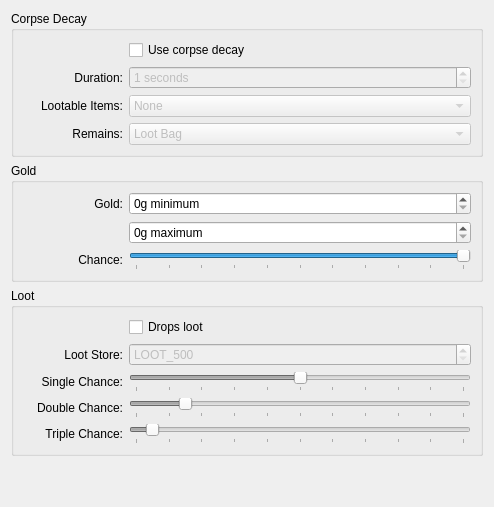
        <widget class="QWidget" name="tabCorpse">
         <attribute name="title">
          <string>Corpse</string>
         </attribute>
         <layout class="QVBoxLayout" name="verticalLayout_7">
          <item>
           <widget class="QGroupBox" name="gbCorpseDecay">
            <property name="title">
             <string>Corpse Decay</string>
            </property>
            <layout class="QFormLayout" name="formLayout_10">
             <item row="1" column="0">
              <widget class="QLabel" name="CorpseDecayDuration_l">
               <property name="minimumSize">
                <size>
                 <width>100</width>
                 <height>0</height>
                </size>
               </property>
               <property name="text">
                <string>Duration:</string>
               </property>
               <property name="alignment">
                <set>Qt::AlignRight|Qt::AlignTrailing|Qt::AlignVCenter</set>
               </property>
              </widget>
             </item>
             <item row="0" column="0">
              <widget class="QWidget" name="gbCorpseDecayPad1" native="true">
               <property name="minimumSize">
                <size>
                 <width>100</width>
                 <height>0</height>
                </size>
               </property>
              </widget>
             </item>
             <item row="0" column="1">
              <widget class="QCheckBox" name="CorpseDecayCheck_v">
               <property name="statusTip">
                <string>Use NESS corpse effects.</string>
               </property>
               <property name="text">
                <string>Use corpse decay</string>
               </property>
              </widget>
             </item>
             <item row="2" column="0">
              <widget class="QLabel" name="CorpseDecayLoot_l">
               <property name="minimumSize">
                <size>
                 <width>100</width>
                 <height>0</height>
                </size>
               </property>
               <property name="text">
                <string>Lootable Items:</string>
               </property>
               <property name="alignment">
                <set>Qt::AlignRight|Qt::AlignTrailing|Qt::AlignVCenter</set>
               </property>
              </widget>
             </item>
             <item row="2" column="1">
              <widget class="QComboBox" name="CorpseDecayLoot_v">
               <property name="enabled">
                <bool>false</bool>
               </property>
               <property name="statusTip">
                <string>Items from the creature that drop on death.</string>
               </property>
               <property name="currentIndex">
                <number>4</number>
               </property>
               <item>
                <property name="text">
                 <string>Inventory items only</string>
                </property>
               </item>
               <item>
                <property name="text">
                 <string>Inventory items only, if the PC killed the creature</string>
                </property>
               </item>
               <item>
                <property name="text">
                 <string>Inventory items and equipped items</string>
                </property>
               </item>
               <item>
                <property name="text">
                 <string>Inventory items and equipped, if the PC killed the creature</string>
                </property>
               </item>
               <item>
                <property name="text">
                 <string>None</string>
                </property>
               </item>
              </widget>
             </item>
             <item row="3" column="0">
              <widget class="QLabel" name="CorpseDecayRemains_l">
               <property name="minimumSize">
                <size>
                 <width>100</width>
                 <height>0</height>
                </size>
               </property>
               <property name="text">
                <string>Remains:</string>
               </property>
               <property name="alignment">
                <set>Qt::AlignRight|Qt::AlignTrailing|Qt::AlignVCenter</set>
               </property>
              </widget>
             </item>
             <item row="3" column="1">
              <widget class="QComboBox" name="CorpseDecayRemains_v">
               <property name="enabled">
                <bool>false</bool>
               </property>
               <property name="statusTip">
                <string>Graphic of the loot after the corpse fades.</string>
               </property>
               <property name="currentIndex">
                <number>0</number>
               </property>
               <item>
                <property name="text">
                 <string>Loot Bag</string>
                </property>
               </item>
               <item>
                <property name="text">
                 <string>Body</string>
                </property>
               </item>
               <item>
                <property name="text">
                 <string>Bones</string>
                </property>
               </item>
               <item>
                <property name="text">
                 <string>Potion</string>
                </property>
               </item>
               <item>
                <property name="text">
                 <string>Pouch</string>
                </property>
               </item>
               <item>
                <property name="text">
                 <string>Scroll</string>
                </property>
               </item>
               <item>
                <property name="text">
                 <string>Treasure</string>
                </property>
               </item>
               <item>
                <property name="text">
                 <string>None (destroy loot on decay)</string>
                </property>
               </item>
              </widget>
             </item>
             <item row="1" column="1">
              <widget class="QSpinBox" name="CorpseDecayDuration_v">
               <property name="enabled">
                <bool>false</bool>
               </property>
               <property name="statusTip">
                <string>Duration a corpse remains before turning into a loot bag.</string>
               </property>
               <property name="suffix">
                <string> seconds</string>
               </property>
               <property name="minimum">
                <number>1</number>
               </property>
               <property name="maximum">
                <number>90</number>
               </property>
              </widget>
             </item>
            </layout>
           </widget>
          </item>
          <item>
           <widget class="QGroupBox" name="gbGold">
            <property name="title">
             <string>Gold</string>
            </property>
            <layout class="QFormLayout" name="formLayout_18">
             <item row="0" column="0">
              <widget class="QLabel" name="GoldLoot_l">
               <property name="minimumSize">
                <size>
                 <width>100</width>
                 <height>0</height>
                </size>
               </property>
               <property name="text">
                <string>Gold:</string>
               </property>
               <property name="alignment">
                <set>Qt::AlignRight|Qt::AlignTrailing|Qt::AlignVCenter</set>
               </property>
              </widget>
             </item>
             <item row="0" column="1">
              <widget class="QSpinBox" name="GoldLootMin_v">
               <property name="statusTip">
                <string>Minimum gold to spawn with.</string>
               </property>
               <property name="suffix">
                <string>g minimum</string>
               </property>
               <property name="maximum">
                <number>99999</number>
               </property>
              </widget>
             </item>
             <item row="1" column="1">
              <widget class="QSpinBox" name="GoldLootMax_v">
               <property name="statusTip">
                <string>Maximum gold to spawn with.</string>
               </property>
               <property name="suffix">
                <string>g maximum</string>
               </property>
               <property name="maximum">
                <number>99999</number>
               </property>
              </widget>
             </item>
             <item row="1" column="0">
              <widget class="QWidget" name="gbGoldPad1" native="true"/>
             </item>
             <item row="2" column="0">
              <widget class="QLabel" name="GoldLootChance_l">
               <property name="minimumSize">
                <size>
                 <width>100</width>
                 <height>0</height>
                </size>
               </property>
               <property name="text">
                <string>Chance:</string>
               </property>
               <property name="alignment">
                <set>Qt::AlignRight|Qt::AlignTrailing|Qt::AlignVCenter</set>
               </property>
              </widget>
             </item>
             <item row="2" column="1">
              <widget class="QSlider" name="GoldLootChance_v">
               <property name="statusTip">
                <string>Chance of the spawn having gold on its corpse.</string>
               </property>
               <property name="maximum">
                <number>100</number>
               </property>
               <property name="value">
                <number>100</number>
               </property>
               <property name="orientation">
                <enum>Qt::Horizontal</enum>
               </property>
               <property name="invertedAppearance">
                <bool>false</bool>
               </property>
               <property name="invertedControls">
                <bool>false</bool>
               </property>
               <property name="tickPosition">
                <enum>QSlider::TicksBelow</enum>
               </property>
               <property name="tickInterval">
                <number>10</number>
               </property>
              </widget>
             </item>
            </layout>
           </widget>
          </item>
          <item>
           <widget class="QGroupBox" name="gbLoot">
            <property name="title">
             <string>Loot</string>
            </property>
            <layout class="QFormLayout" name="formLayout_22">
             <item row="0" column="0">
              <widget class="QWidget" name="gbLootPad1" native="true">
               <property name="minimumSize">
                <size>
                 <width>100</width>
                 <height>0</height>
                </size>
               </property>
              </widget>
             </item>
             <item row="0" column="1">
              <widget class="QCheckBox" name="LootCheck_v">
               <property name="statusTip">
                <string>Use a loot table.</string>
               </property>
               <property name="text">
                <string>Drops loot</string>
               </property>
              </widget>
             </item>
             <item row="1" column="0">
              <widget class="QLabel" name="LootStore_l">
               <property name="minimumSize">
                <size>
                 <width>100</width>
                 <height>0</height>
                </size>
               </property>
               <property name="text">
                <string>Loot Store:</string>
               </property>
               <property name="alignment">
                <set>Qt::AlignRight|Qt::AlignTrailing|Qt::AlignVCenter</set>
               </property>
              </widget>
             </item>
             <item row="1" column="1">
              <widget class="QSpinBox" name="LootStore_v">
               <property name="enabled">
                <bool>false</bool>
               </property>
               <property name="statusTip">
                <string>Loot table ID.</string>
               </property>
               <property name="prefix">
                <string>LOOT_</string>
               </property>
               <property name="minimum">
                <number>500</number>
               </property>
               <property name="maximum">
                <number>999</number>
               </property>
              </widget>
             </item>
             <item row="2" column="0">
              <widget class="QLabel" name="LootSpawn1_l">
               <property name="minimumSize">
                <size>
                 <width>100</width>
                 <height>0</height>
                </size>
               </property>
               <property name="text">
                <string>Single Chance:</string>
               </property>
               <property name="alignment">
                <set>Qt::AlignRight|Qt::AlignTrailing|Qt::AlignVCenter</set>
               </property>
              </widget>
             </item>
             <item row="3" column="0">
              <widget class="QLabel" name="LootSpawn2_l">
               <property name="minimumSize">
                <size>
                 <width>100</width>
                 <height>0</height>
                </size>
               </property>
               <property name="text">
                <string>Double Chance:</string>
               </property>
               <property name="alignment">
                <set>Qt::AlignRight|Qt::AlignTrailing|Qt::AlignVCenter</set>
               </property>
              </widget>
             </item>
             <item row="4" column="0">
              <widget class="QLabel" name="LootSpawn3_l">
               <property name="minimumSize">
                <size>
                 <width>100</width>
                 <height>0</height>
                </size>
               </property>
               <property name="text">
                <string>Triple Chance:</string>
               </property>
               <property name="alignment">
                <set>Qt::AlignRight|Qt::AlignTrailing|Qt::AlignVCenter</set>
               </property>
              </widget>
             </item>
             <item row="2" column="1">
              <widget class="QSlider" name="LootSpawn1_v">
               <property name="enabled">
                <bool>false</bool>
               </property>
               <property name="statusTip">
                <string>Chance of 1 item spawning.</string>
               </property>
               <property name="maximum">
                <number>100</number>
               </property>
               <property name="value">
                <number>50</number>
               </property>
               <property name="orientation">
                <enum>Qt::Horizontal</enum>
               </property>
               <property name="tickPosition">
                <enum>QSlider::TicksBelow</enum>
               </property>
               <property name="tickInterval">
                <number>10</number>
               </property>
              </widget>
             </item>
             <item row="3" column="1">
              <widget class="QSlider" name="LootSpawn2_v">
               <property name="enabled">
                <bool>false</bool>
               </property>
               <property name="statusTip">
                <string>Chance of 2 items spawning.</string>
               </property>
               <property name="maximum">
                <number>100</number>
               </property>
               <property name="value">
                <number>15</number>
               </property>
               <property name="orientation">
                <enum>Qt::Horizontal</enum>
               </property>
               <property name="tickPosition">
                <enum>QSlider::TicksBelow</enum>
               </property>
               <property name="tickInterval">
                <number>10</number>
               </property>
              </widget>
             </item>
             <item row="4" column="1">
              <widget class="QSlider" name="LootSpawn3_v">
               <property name="enabled">
                <bool>false</bool>
               </property>
               <property name="statusTip">
                <string>Chance of 3 items spawning.</string>
               </property>
               <property name="maximum">
                <number>100</number>
               </property>
               <property name="value">
                <number>5</number>
               </property>
               <property name="orientation">
                <enum>Qt::Horizontal</enum>
               </property>
               <property name="tickPosition">
                <enum>QSlider::TicksBelow</enum>
               </property>
               <property name="tickInterval">
                <number>10</number>
               </property>
              </widget>
             </item>
            </layout>
           </widget>
          </item>
          <item>
           <spacer name="vSpaceCorpse">
            <property name="orientation">
             <enum>Qt::Vertical</enum>
            </property>
            <property name="sizeHint" stdset="0">
             <size>
              <width>20</width>
              <height>40</height>
             </size>
            </property>
           </spacer>
          </item>
         </layout>
        </widget>
